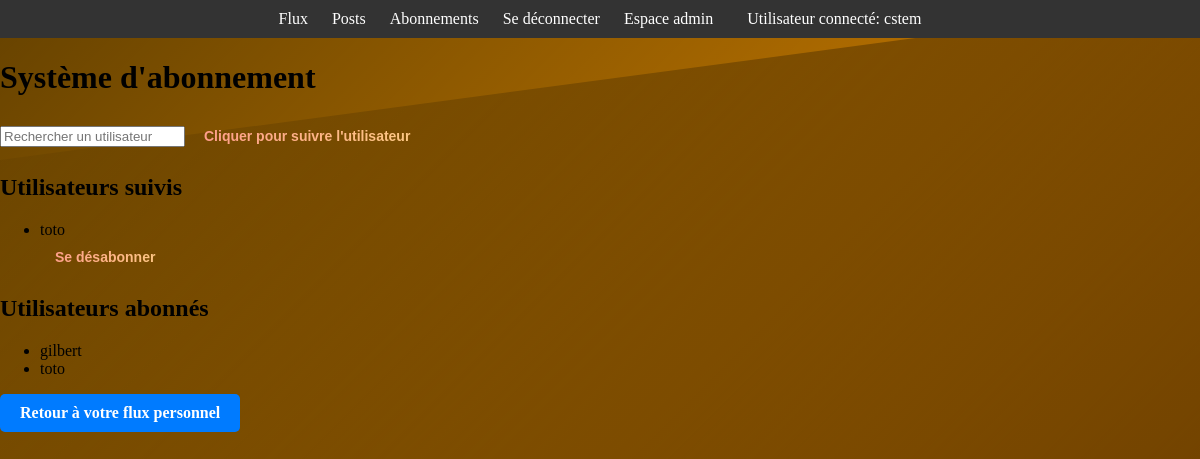
Page /abonnements/ (signed in) on the earlier database version.
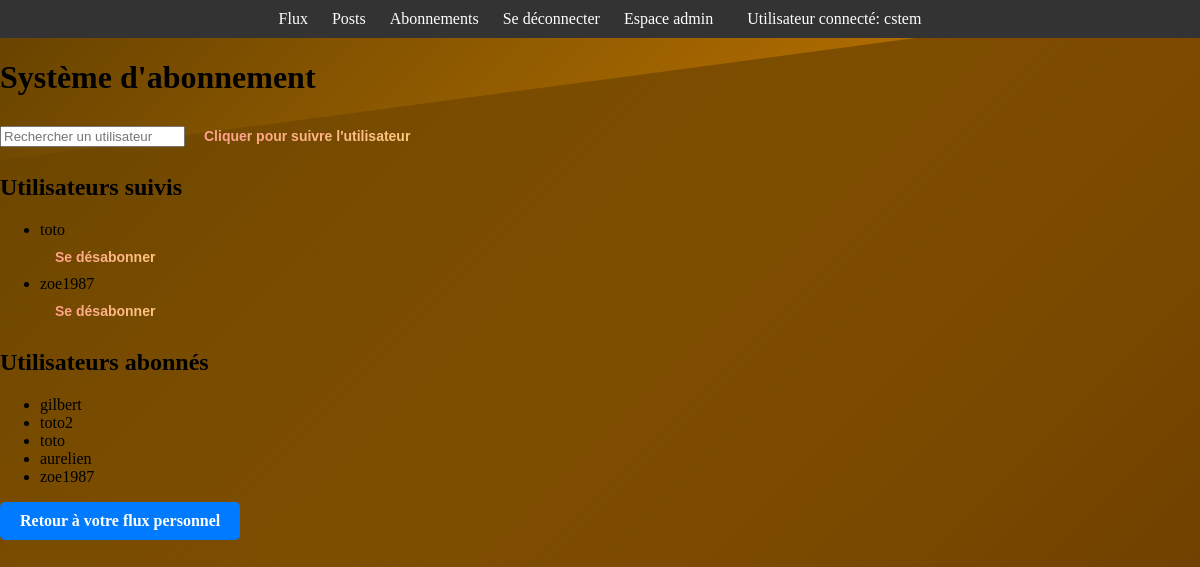
Same page on the later database version.
### review/models.py (models this page shows, shortened)
class UserFollows(models.Model):
    follower = models.ForeignKey(settings.AUTH_USER_MODEL, on_delete=models.CASCADE, related_name='following')
    followed_user = models.ForeignKey(settings.AUTH_USER_MODEL, on_delete=models.CASCADE, related_name='followers')
    class Meta:
        unique_together = ('follower', 'followed_user')

### review/views.py (the view, shortened to what this page needs)
# urls.py: path('abonnements/', FollowUserView.as_view(), name='flux_utilisateurs'),
class FollowUserView(LoginRequiredMixin, FormView):
    template_name = 'review/flux_utilisateurs.html'
    form_class = FollowUserForm
    success_url = reverse_lazy('flux_utilisateurs')
    def get_context_data(self, **kwargs):
        context = super().get_context_data(**kwargs)
        context['utilisateurs_suivis'] = self.request.user.following.all()
        context['abonnes'] = self.request.user.followers.all()
        return context

### review/forms.py
class FollowUserForm(forms.Form):
    username = forms.CharField()

### review/context_processors.py (called while the page is built)
def display_helper(request):
    return {
        "DISPLAY_HELPER": settings.DISPLAY_HELPER,
    }

### review/templates/review/flux_utilisateurs.html (shortened to what this page needs)
{% extends 'skeleton.html' %}
{% block content %}
    <div class="post-block your-flux">
        <h1 class="scrollable-title">Système d'abonnement</h1>
        <form method="POST" action="{% url 'subscribe_user' %}">
            <input type="text" name="username" placeholder="Rechercher un utilisateur">
            <button type="submit">Cliquer pour suivre l'utilisateur</button>
        </form>
        <h2>Utilisateurs suivis</h2>
        <ul>
            {% for s_user in utilisateurs_suivis %}
                <li>
                    {{ s_user.followed_user.username }}
                    <form method="post" action="{% url 'unfollow_user' s_user.followed_user.username %}">
                        <button type="submit">Se désabonner</button>
                    </form>
                </li>
            {% endfor %}
        </ul>
        <h2>Utilisateurs abonnés</h2>
        <ul>
            {% for f_user in abonnes %}
                <li>{{ f_user.follower.username }}</li>
            {% endfor %}
        </ul>
        <a href="{% url 'posts' %}" class="back-button">Retour à votre flux personnel</a>
    </div>
{% endblock %}

### project/templates/skeleton.html (shortened to what this page needs)
<!DOCTYPE html>
<html>
{% load static %}
<head>
    <link rel="stylesheet" type="text/css" href="{% static 'skeleton/skeleton.css' %}">
    <link rel="stylesheet" href="https://cdnjs.cloudflare.com/ajax/libs/font-awesome/6.0.0-beta3/css/all.min.css"
 />
    <link rel="stylesheet" type="text/css" href="{% static 'flux/flux.css' %}">
    <link rel="stylesheet" type="text/css" href="{% static 'review/review.css' %}">
</head>
<body>
    <nav>
        <ul>
            {% if user.is_authenticated %}
                <li><a href="{% url 'flux' %}">Flux</a></li>
                <li><a href="{% url 'posts' %}">Posts</a></li>
                <li><a href="{% url 'flux_utilisateurs' %}">Abonnements</a></li>
                <li><a href="{% url 'logout' %}">Se déconnecter</a></li>
            {% endif %}
            {% if request.user.is_superuser %}
                <li><a href="{% url 'admin:index' %}" class="btn">Espace admin</a></li>
            {% endif %}
            {% if user.is_authenticated %}
                <li>
                    <span class="username connected">
                        Utilisateur connecté: {{ user.username }}
                    </span>
                </li>
            {% endif %}
        </ul>
    </nav>
    {% block content %}
    {% endblock content %}
</body>
</html>

### project/static/skeleton/skeleton.css (style rules this page uses)
body { position: relative; background: linear-gradient(135deg, #FFA500, #FF8C00, #FF6347, #FF4500); background-size: 400% 400%; animation: gradientAnimation 10s infinite, waveAnimation 2s infinite; margin: 0; padding: 0; min-height: 100vh; z-index: 1; }
body::before, body::after { content: ''; position: absolute; width: 100%; height: 100%; z-index: -1; }
body::before { top: 0; left: 0; background: linear-gradient(135deg, rgba(0, 0, 0, 0.6), rgba(0, 0, 0, 0)); clip-path: polygon(0 0, 100% 0, 100% 80%, 0 100%); }
body::after { bottom: 0; right: 0; background: linear-gradient(135deg, rgba(0, 0, 0, 0), rgba(0, 0, 0, 0.6)); clip-path: polygon(0 20%, 100% 0, 100% 100%, 0 100%); }
button, .login-form button { padding: 12px 24px; border: 2px solid transparent; cursor: pointer; border-radius: 5px; font-weight: bold; font-size: 16px; background: linear-gradient(90deg, #FF9A8B, #FDCB82); color: transparent; background-clip: text; transition: transform 0.3s, background-color 0.3s, border-color 0.3s ease-in-out; }
nav { background-color: #333; color: white; padding: 10px 0; }
nav ul { list-style-type: none; margin: 0; padding: 0; text-align: center; }
nav ul li { display: inline-block; margin: 0 10px; }
nav ul li a { text-decoration: none; color: white; }
.username { margin-left: 10px; }
.back-button { display: inline-block; padding: 10px 20px; background-color: #007bff; color: white; text-decoration: none; border-radius: 5px; font-size: 16px; font-weight: bold; text-align: center; transition: background-color 0.3s ease; }

### review/static/flux/flux.css (style rules this page uses)
button, .btn-create { padding: 10px 20px; border: 2px solid transparent; cursor: pointer; border-radius: 5px; font-weight: bold; text-align: center; transition: transform 0.2s, background-color 0.3s, border-color 0.3s ease-in-out; background-color: transparent; border-color: #e68a47; }
button { padding: 12px 24px; border: 2px solid transparent; cursor: pointer; border-radius: 5px; font-weight: bold; font-size: 16px; background: linear-gradient(90deg, #FF9A8B, #FDCB82); color: transparent; background-clip: text; transition: transform 0.3s, background-color 0.3s, border-color 0.3s ease-in-out; }

### review/static/review/review.css (style rules this page uses)
button { border: none; border-radius: 5px; cursor: pointer; font-size: 14px; padding: 10px 15px; transition: background-color 0.3s ease, color 0.3s ease; }

Differences in the rows shown:
added UserFollows: followed_user.username "zoe1987", shown under "Utilisateurs suivis"
added UserFollows: follower.username "toto2", shown under "Utilisateurs abonnés"
added UserFollows: follower.username "aurelien", shown under "Utilisateurs abonnés"
added UserFollows: follower.username "zoe1987", shown under "Utilisateurs abonnés"
